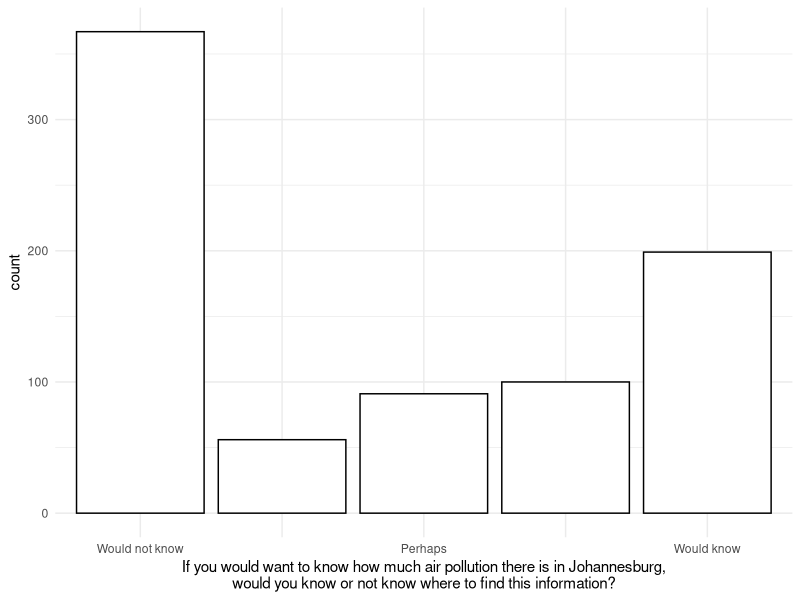
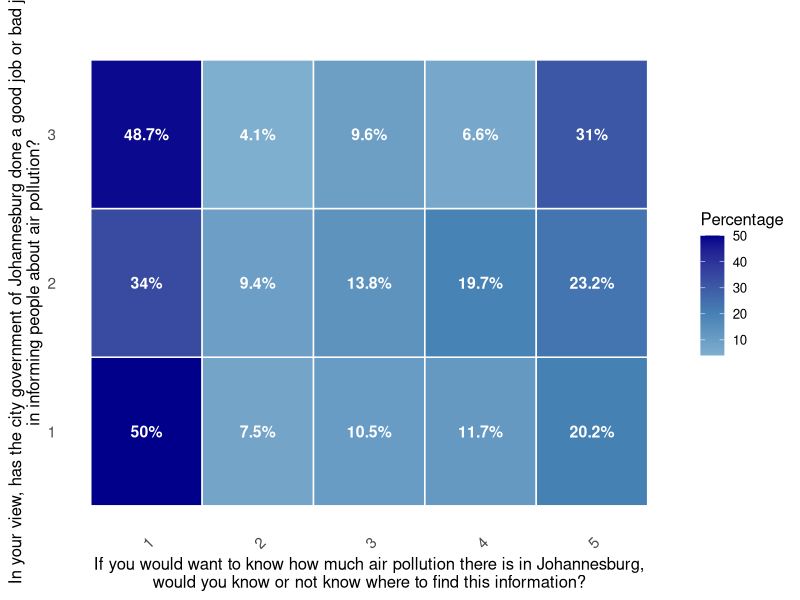
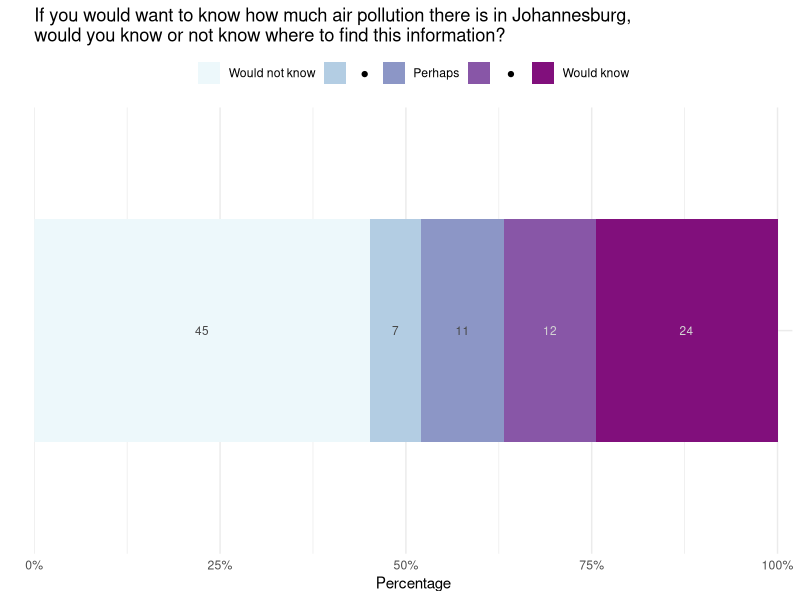
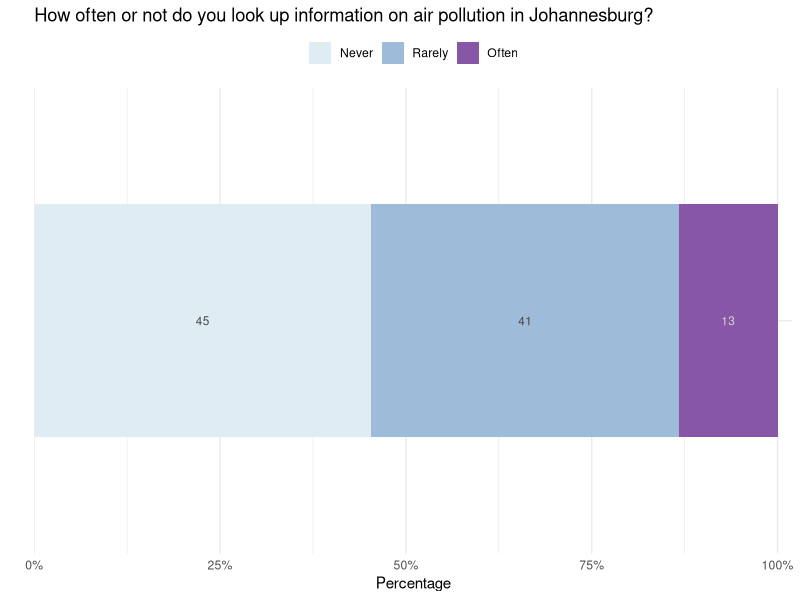
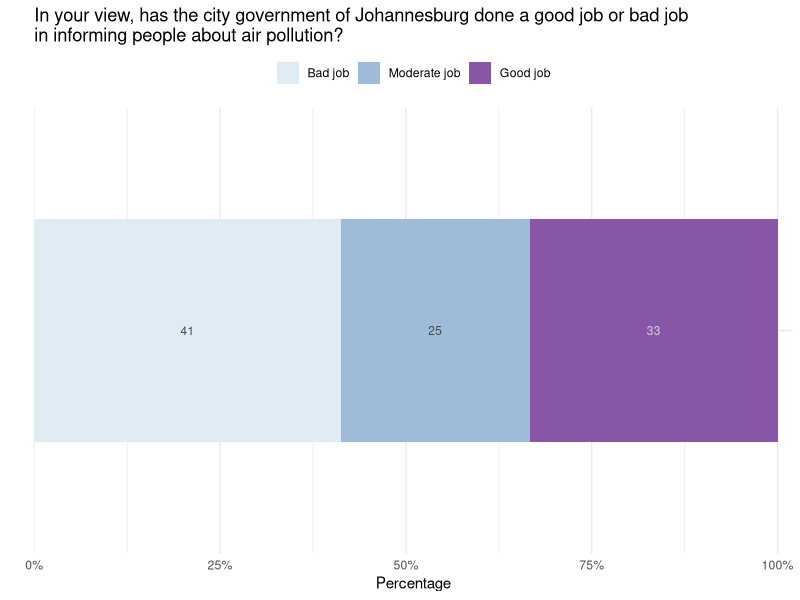

Recreate these plots in R, in order.
## ---- chunk 1

library(tidyverse)
library(RColorBrewer)
library(scales)

## For replicability: session information 
session_info <- print(sessionInfo())

## ---- chunk 2
"%ni%" = Negate("%in%")

set.seed(123)

dataJoburg <- read.csv("data/data_joh_person_anon.csv")

## ---- chunk 3
# filter out straightlining for the policies "On days where air pollution is high..."

# Identify columns starting with "AM_GovAction_S"
gov_cols <- grep("^AM_GovAction_S", names(dataJoburg), value = TRUE)

# Calculate the row-wise standard deviation for these columns and filter out straightliners
dataJoburgFilter <- dataJoburg %>%
  mutate(gov_sd = apply(select(., all_of(gov_cols)), 1, sd, na.rm = TRUE)) %>%
  filter(gov_sd != 0) %>%
  select(-gov_sd)

# filter out sl for the effect of more monitoring "More measurements would..."

# Identify columns starting with "AM_effect"
effect_cols <- grep("^AM_effect", names(dataJoburg), value = TRUE)

# Calculate the row-wise standard deviation for these columns and filter out straightliners
dataJoburgFilter2 <- dataJoburgFilter %>%
  mutate(effect_sd = apply(select(., all_of(effect_cols)), 1, sd, na.rm = TRUE)) %>%
  filter(effect_sd != 0) %>%
  select(-effect_sd)

dataJoburg <- dataJoburgFilter2

## ---- chunk 4

dataJoburg <- dataJoburg %>%
  mutate(AM_Knowlg_1F = factor(recode(AM_Knowlg_1,
                                  `1` = "Would not know",
                                  `2` = " ",
                                  `3` = "Perhaps",
                                  `4` = "  ",
                                  `5` = "Would know"),
                               levels = c("Would not know", " ", "Perhaps", "  ", "Would know"),
                               ordered = TRUE))

dataJoburg %>%
  filter(!is.na(AM_Knowlg_1F)) %>%
  ggplot(aes(x = AM_Knowlg_1F))+
  labs(x = "If you would want to know how much air pollution there is in Johannesburg,\nwould you know or not know where to find this information?")+
  geom_histogram(stat = "count", binwidth = 1, col = "black", fill = "white")+
  theme_minimal()


### horizontal, nicer looking graphs for first descriptive questions

## summarise
knowledge <- dataJoburg %>%
  filter(!is.na(AM_Knowlg_1)) %>% 
  group_by(AM_Knowlg_1) %>%
  summarise(count = n(), .groups = "drop") %>%
  mutate(share = count / sum(count),
         label = round(share * 100))

## add a text color column based on concern category
knowledge <- knowledge %>%
  mutate(
    text_color = case_when(
      AM_Knowlg_1 %in% c("5", "4") ~ "lightgrey",  # light grey text for dark fill
      TRUE ~ "grey28"  # default dark grey for lighter fills
    )
  )
  
## reverse ordering for the plot
knowledge$AM_Knowlg_1_cat <- factor(
  knowledge$AM_Knowlg_1,
  levels = c("5", "4", "3", "2", "1"),  # reverse order
  labels = c("Would know", "   ●   ", "Perhaps", "  ●  ", "Would not know"),
  ordered = TRUE
)


p1 <- ggplot(knowledge, aes(x = "", y = share, fill = AM_Knowlg_1_cat)) +
  geom_col(width = 0.6) +             # bar height = pct
  geom_text(aes(label = label),
            position = position_stack(vjust = 0.5),
            color = knowledge$text_color,
            size = 3, na.rm = TRUE) +
  coord_flip() +                      # rotate to horizontal
  scale_y_continuous(
    labels = percent_format(accuracy = 1),
    expand = expansion(mult = c(0, 0.02))
  ) +
  scale_fill_manual(values = (brewer.pal(5, "BuPu")),
                    limits = rev(c("Would know", "   ●   ", "Perhaps", "  ●  ", "Would not know")))+
  labs(
    x    = "",
    y    = "Percentage",
    fill = "Response",
    title = "If you would want to know how much air pollution there is in Johannesburg,\nwould you know or not know where to find this information?"
  ) +
  theme_minimal()+
  theme(
    legend.position = "top",
    # axis.text = element_text(size = 19),
    # axis.title = element_text(size = 19),
    legend.title = element_blank()
    # legend.text = element_text(size = 16)
  )

ggsave(plot = p1, filename = paste("plots/knowledge.png", sep = ""),
       dpi=600, width = 18, height = 8, units='cm')


## ---- chunk 5
## summarise
freqJ <- dataJoburg %>%
  filter(!is.na(AM_Freq)) %>% 
  group_by(AM_Freq) %>%
  summarise(count = n(), .groups = "drop") %>%
  mutate(share = count / sum(count),
         label = round(share * 100))

## add a text color column based on concern category
freqJ <- freqJ %>%
  mutate(
    text_color = case_when(
      AM_Freq %in% c("3") ~ "lightgrey",  # light grey text for dark fill
      TRUE ~ "grey28"  # default dark grey for lighter fills
    )
  )
  
## reverse ordering for the plot
freqJ$AM_Freq_cat <- factor(
  freqJ$AM_Freq,
  levels = c("3", "2", "1"),  # reverse order
  labels = c("Often", "Rarely", "Never"),
  ordered = TRUE
)


p2 <- ggplot(freqJ, aes(x = "", y = share, fill = AM_Freq_cat)) +
  geom_col(width = 0.6) +             # bar height = pct
  geom_text(aes(label = label),
            position = position_stack(vjust = 0.5),
            color = freqJ$text_color,
            size = 3, na.rm = TRUE) +
  coord_flip() +                      # rotate to horizontal
  scale_y_continuous(
    labels = percent_format(accuracy = 1),
    expand = expansion(mult = c(0, 0.02))
  ) +
  scale_fill_manual(values = (brewer.pal(3, "BuPu")),
                    limits = rev(c("Often", "Rarely", "Never")))+
  labs(
    x    = "",
    y    = "Percentage",
    fill = "Response",
    title = "How often or not do you look up information on air pollution in Johannesburg?"
  ) +
  theme_minimal()+
  theme(
    legend.position = "top",
    # axis.text = element_text(size = 19),
    # axis.title = element_text(size = 19),
    legend.title = element_blank()
    # legend.text = element_text(size = 16)
  )

ggsave(plot = p2, filename = paste("plots/informationFreq.png", sep = ""),
       dpi=600, width = 18, height = 8, units='cm')
## ---- chunk 6

## summarise
satisfaction <- dataJoburg %>%
  filter(!is.na(AM_Perc)) %>% 
  group_by(AM_Perc) %>%
  summarise(count = n(), .groups = "drop") %>%
  mutate(share = count / sum(count),
         label = round(share * 100))

## add a text color column based on concern category
satisfaction <- satisfaction %>%
  mutate(
    text_color = case_when(
      AM_Perc %in% c("3") ~ "lightgrey",  # light grey text for dark fill
      TRUE ~ "grey28"  # default dark grey for lighter fills
    )
  )
  
## reverse ordering for the plot
satisfaction$AM_Perc_cat <- factor(
  satisfaction$AM_Perc,
  levels = c("3", "2", "1"),  # reverse order
  labels = c("Good job", "Moderate job", "Bad job"),
  ordered = TRUE
)


p3 <- ggplot(satisfaction, aes(x = "", y = share, fill = AM_Perc_cat)) +
  geom_col(width = 0.6) +             # bar height = pct
  geom_text(aes(label = label),
            position = position_stack(vjust = 0.5),
            color = satisfaction$text_color,
            size = 3, na.rm = TRUE) +
  coord_flip() +                      # rotate to horizontal
  scale_y_continuous(
    labels = percent_format(accuracy = 1),
    expand = expansion(mult = c(0, 0.02))
  ) +
  scale_fill_manual(values = (brewer.pal(3, "BuPu")),
                    limits = rev(c("Good job", "Moderate job", "Bad job")))+
  labs(
    x    = "",
    y    = "Percentage",
    fill = "Response",
    title = "In your view, has the city government of Johannesburg done a good job or bad job\nin informing people about air pollution?"
  ) +
  theme_minimal()+
  theme(
    legend.position = "top",
    # axis.text = element_text(size = 19),
    # axis.title = element_text(size = 19),
    legend.title = element_blank()
    # legend.text = element_text(size = 16)
  )

ggsave(plot = p3, filename = paste("plots/satisfaction.png", sep = ""),
       dpi=600, width = 18, height = 8, units='cm')
## ---- chunk 7
### test with 3x5 heatmap

# Create cross-tabulation and calculate percentages
heatmap_data_3x5 <- dataJoburg %>%
  filter(!(is.na(AM_Knowlg_1) | is.na(AM_Perc))) %>% 
  count(AM_Knowlg_1, AM_Perc) %>%
  group_by(AM_Perc) %>%
  mutate(
    total = sum(n),
    percentage = n/total * 100,
    label = paste0(round(percentage, 1), "%")
  ) %>%
  ungroup()

# Create 3x5 heatmap
plot_3x5 <- ggplot(heatmap_data_3x5, aes(x = AM_Knowlg_1, y = AM_Perc, fill = percentage)) +
  geom_tile(color = "white", size = 0.5) +
  geom_text(aes(label = label), color = "white", size = 4, fontface = "bold") +
  scale_fill_gradient2(
    low = "lightblue", 
    mid = "steelblue", 
    high = "darkblue",
    midpoint = 20,
    name = "Percentage"
  ) +
  # scale_x_discrete(labels = function(x) str_wrap(x, width = 10)) +
  labs(
    title = "",
    x = "If you would want to know how much air pollution there is in Johannesburg,\nwould you know or not know where to find this information?",
    y = "In your view, has the city government of Johannesburg done a good job or bad job\nin informing people about air pollution?"
  ) +
  theme_minimal(base_size = 12) +
  theme(
    plot.title = element_text(size = 16, face = "bold"),
    axis.text.x = element_text(angle = 45, hjust = 1),
    axis.text = element_text(size = 11),
    panel.grid = element_blank(),
    legend.position = "right"
  )

print(plot_3x5)

